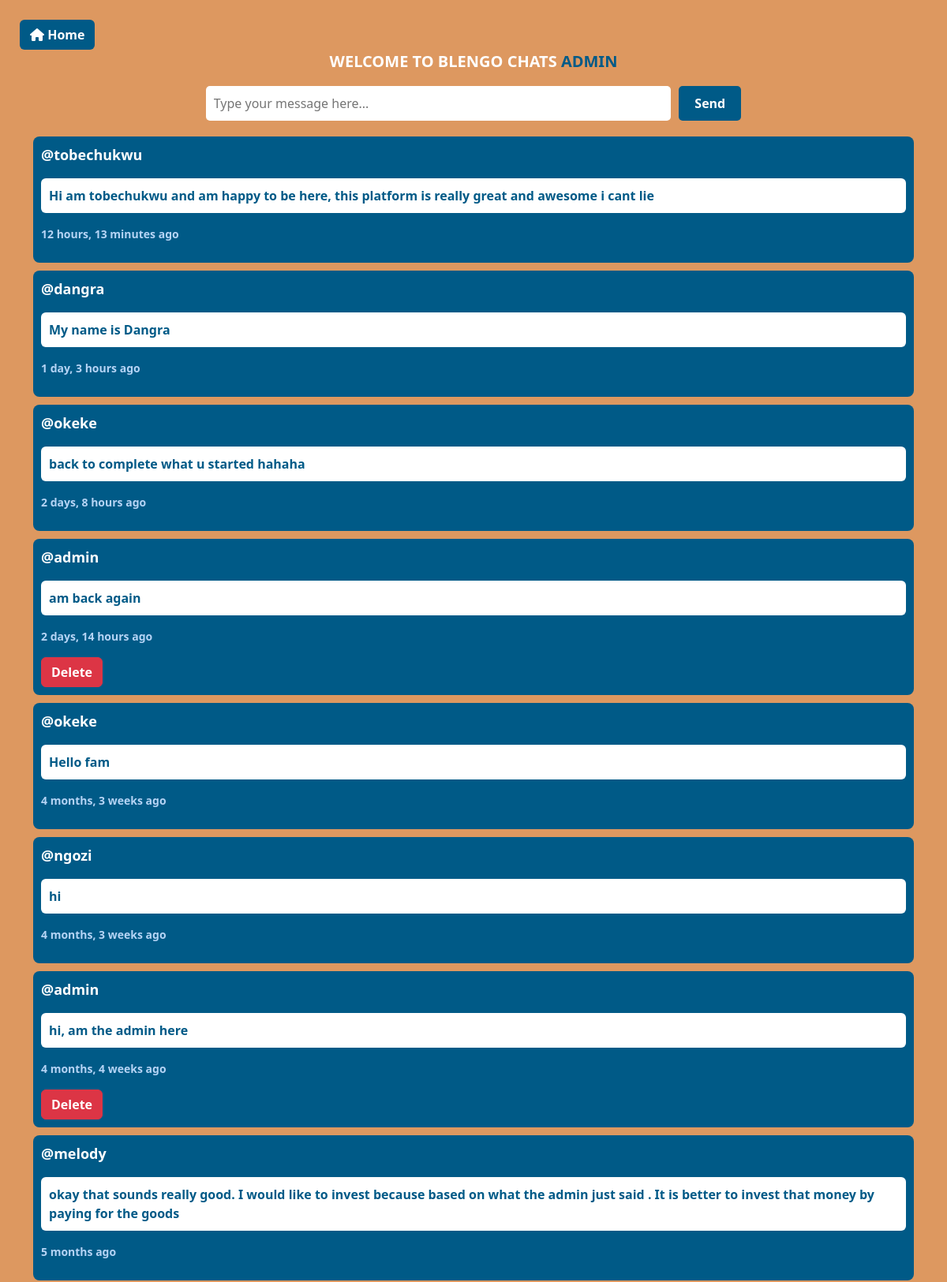
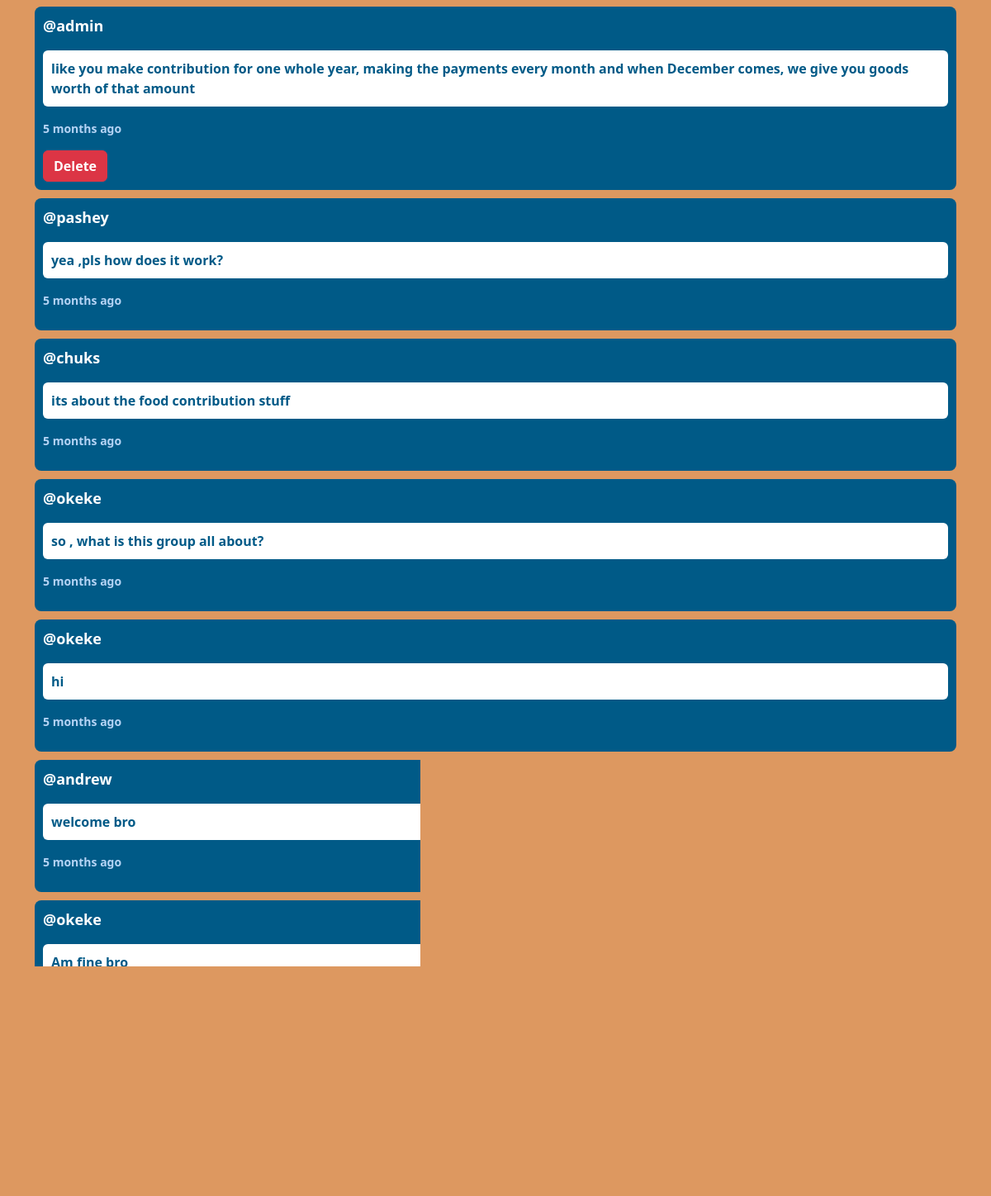
Page /chat/ (signed in) on the committed database (2 pictures, top to bottom).
### base/models.py (models this page shows, shortened)
class Chat(models.Model):
    user = models.ForeignKey(User,on_delete=models.SET_NULL,null=True)
    texts = models.CharField(max_length=1000000)
    created_at = models.DateTimeField(auto_now=True)

### base/views.py (the view)
# urls.py: path('chat/',views.chat,name='chat'),
@login_required(login_url='loging')
def chat(request):
    chats = Chat.objects.all()
    if request.method=="POST":
        texts = request.POST['texts']
        chats = Chat(texts=texts,user=request.user).save()
        return redirect('chat')
    return render(request,'chat.html',{'chats':chats})

### base/context_processors.py (called while the page is built)
def user_profile(request):
    if request.user.is_authenticated:
        try:
            profile = Profile.objects.get(user=request.user)
        except Profile.DoesNotExist:
            profile = None
    else:
        profile = None
    return {'user_profile': profile}

### template/chat.html (shortened to what this page needs)
{% extends 'home.html' %}
{% block content %}
<a style="margin-left: 5px;margin-top: 5px;background-color: #005a87;color: white;" href="{% url 'home' %}" class="btn"><i class="fa fa-home" aria-hidden="true"></i>
    Home</a>
<div class="container">
    <p style="font-weight: bold; text-align: center;font-size: 20px;"> WELCOME TO BLENGO CHATS <span style="font-weight: bold;font-size: 20px;color: #005a87">{{ request.user|upper }}</span></p>
    <div class="form-container">
        <form method="POST" action="{% url 'chat' %}">
            <input type="text" name="texts" placeholder="Type your message here..." required>
            <input style="color: white;background-color: #005a87;" type="submit" value="Send">
        </form>
    </div>
    {% if chats %}
        {% for chat in chats reversed %}
        <div class="chat-box">
            <p>@{{ chat.user }}</p>
            <p style="background-color: white;color: #005a87; border-radius: 6px; padding: 10px;font-size: 16px;font-weight: bold;">{{ chat.texts }}</p>
            <p style="color: #b5d4f5; font-size: 14px;">{{ chat.created_at|timesince }} ago</p>
            {% if chat.user == request.user %}
            <a class="btn btn-danger" href="{% url 'delete_chat' chat.id %}">Delete</a>
            {% endif %}
        </div>
        {% empty %}
        <p>No messages yet.</p>
        {% endfor %}
    {% else %}
        <p>No messages yet.</p>
    {% endif %}
</div>
{% endblock %}

### template/chat.html (style rules this page uses)
body { color: #ffffff; font-weight: bold; font-size: 18px; padding: 20px; background-color: #dd9860 ; }
.chat-box { background-color: #005a87; border-radius: 8px; padding: 10px; margin-bottom: 10px; }
.form-container { margin-bottom: 20px; text-align: center; }
.form-container form { display: flex; justify-content: center; align-items: center; margin-bottom: 10px; }
.form-container input[type="text"] { width: calc(60% - 80px); padding: 10px; border: none; border-radius: 5px; margin-right: 10px; text-align: left; font-size: 16px; }
.form-container input[type="submit"] { background-color: #007bff; color: #ffffff; border: none; padding: 10px 20px; cursor: pointer; border-radius: 5px; font-size: 16px; font-weight: bold; }

### rows in the picture
Chat: user "tobechukwu", texts "Hi am tobechukwu and am happy to be here, this platform is really great and awesome i cant lie", created_at "12 hours, 13 minutes"
Chat: user "dangra", texts "My name is Dangra", created_at "1 day, 3 hours"
Chat: user "okeke", texts "back to complete what u started hahaha", created_at "2 days, 8 hours"
Chat: user "admin", texts "am back again", created_at "2 days, 14 hours", shows "Delete"
Chat: user "okeke", texts "Hello fam", created_at "4 months, 3 weeks"
Chat: user "ngozi", texts "hi", created_at "4 months, 3 weeks"
Chat: user "admin", texts "hi, am the admin here", created_at "4 months, 4 weeks", shows "Delete"
Chat: user "melody", texts "okay that sounds really good. I would like to invest because based on what the admin just said . It is better to invest that money by paying for the goods", created_at "5 months"
Chat: user "admin", texts "like you make contribution for one whole year, making the payments every month and when December comes, we give you goods worth of that amount", created_at "5 months", shows "Delete"
Chat: user "pashey", texts "yea ,pls how does it work?", created_at "5 months"
Chat: user "chuks", texts "its about the food contribution stuff", created_at "5 months"
Chat: user "okeke", texts "so , what is this group all about?", created_at "5 months"
Chat: user "okeke", texts "hi", created_at "5 months"
Chat: user "andrew", texts "welcome bro", created_at "5 months"
Chat: user "okeke", texts "Am fine bro"

### other values in the picture
{{ request.user|upper }} "ADMIN"
